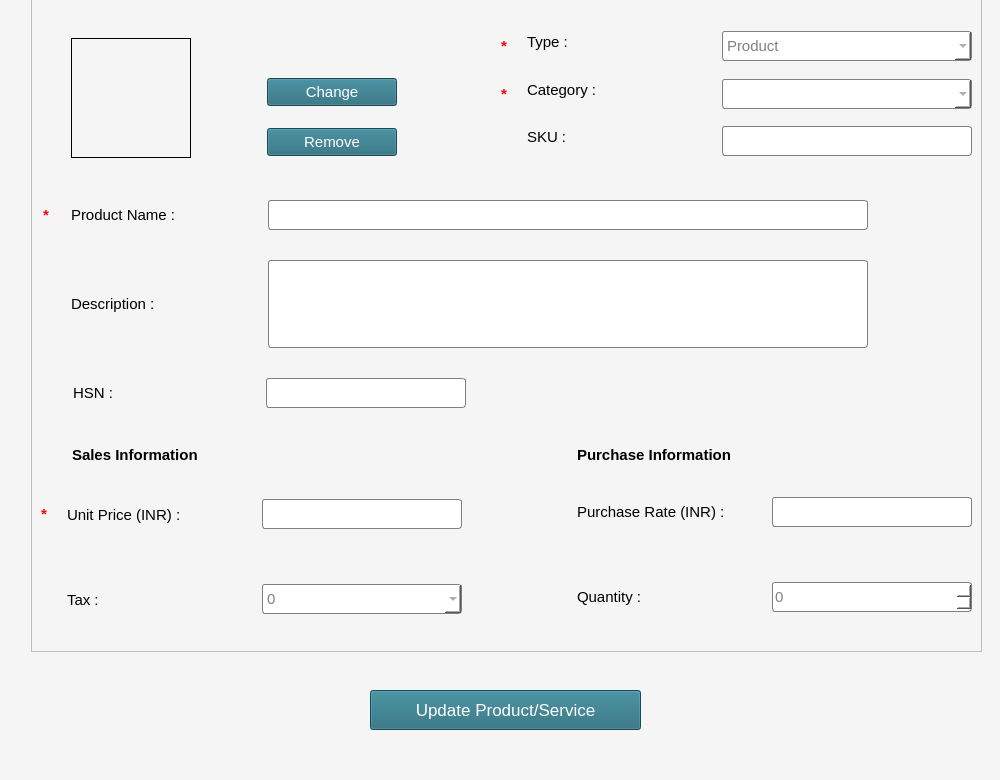
<?xml version="1.0" encoding="UTF-8"?>
<ui version="4.0">
 <class>MainWindow</class>
 <widget class="QMainWindow" name="MainWindow">
  <property name="geometry">
   <rect>
    <x>0</x>
    <y>0</y>
    <width>1000</width>
    <height>780</height>
   </rect>
  </property>
  <property name="minimumSize">
   <size>
    <width>1000</width>
    <height>780</height>
   </size>
  </property>
  <property name="maximumSize">
   <size>
    <width>1000</width>
    <height>780</height>
   </size>
  </property>
  <property name="windowTitle">
   <string>Update Product / Services</string>
  </property>
  <property name="styleSheet">
   <string notr="true">background-color: whitesmoke;</string>
  </property>
  <widget class="QWidget" name="centralwidget">
   <widget class="QPushButton" name="pushButton_5">
    <property name="geometry">
     <rect>
      <x>370</x>
      <y>690</y>
      <width>271</width>
      <height>40</height>
     </rect>
    </property>
    <property name="font">
     <font>
      <pointsize>13</pointsize>
     </font>
    </property>
    <property name="styleSheet">
     <string notr="true">background-color: rgb(33, 103, 120);
color:white;</string>
    </property>
    <property name="text">
     <string>Update Product/Service</string>
    </property>
    <property name="icon">
     <iconset resource="../add_new_comp.qrc">
      <normaloff>:/sample/Images/edit264.png</normaloff>:/sample/Images/edit264.png</iconset>
    </property>
    <property name="iconSize">
     <size>
      <width>25</width>
      <height>25</height>
     </size>
    </property>
   </widget>
   <widget class="QFrame" name="frame">
    <property name="geometry">
     <rect>
      <x>31</x>
      <y>-9</y>
      <width>951</width>
      <height>661</height>
     </rect>
    </property>
    <property name="font">
     <font>
      <pointsize>11</pointsize>
     </font>
    </property>
    <property name="styleSheet">
     <string notr="true"/>
    </property>
    <property name="frameShape">
     <enum>QFrame::StyledPanel</enum>
    </property>
    <property name="frameShadow">
     <enum>QFrame::Raised</enum>
    </property>
    <layout class="QGridLayout" name="gridLayout">
     <item row="0" column="0">
      <layout class="QVBoxLayout" name="verticalLayout">
       <property name="spacing">
        <number>15</number>
       </property>
       <item>
        <layout class="QHBoxLayout" name="horizontalLayout_17">
         <property name="topMargin">
          <number>15</number>
         </property>
         <property name="bottomMargin">
          <number>15</number>
         </property>
        </layout>
       </item>
       <item>
        <layout class="QHBoxLayout" name="horizontalLayout_18">
         <item>
          <spacer name="horizontalSpacer_11">
           <property name="orientation">
            <enum>Qt::Horizontal</enum>
           </property>
           <property name="sizeType">
            <enum>QSizePolicy::Fixed</enum>
           </property>
           <property name="sizeHint" stdset="0">
            <size>
             <width>30</width>
             <height>20</height>
            </size>
           </property>
          </spacer>
         </item>
         <item>
          <widget class="QLabel" name="label_32">
           <property name="minimumSize">
            <size>
             <width>120</width>
             <height>120</height>
            </size>
           </property>
           <property name="maximumSize">
            <size>
             <width>120</width>
             <height>120</height>
            </size>
           </property>
           <property name="font">
            <font>
             <pointsize>10</pointsize>
            </font>
           </property>
           <property name="styleSheet">
            <string notr="true">border:1px solid black;</string>
           </property>
           <property name="text">
            <string/>
           </property>
           <property name="pixmap">
            <pixmap resource="../add_new_comp.qrc">:/sample/hba.jpg</pixmap>
           </property>
           <property name="scaledContents">
            <bool>true</bool>
           </property>
          </widget>
         </item>
         <item>
          <spacer name="horizontalSpacer_4">
           <property name="orientation">
            <enum>Qt::Horizontal</enum>
           </property>
           <property name="sizeType">
            <enum>QSizePolicy::Fixed</enum>
           </property>
           <property name="sizeHint" stdset="0">
            <size>
             <width>61</width>
             <height>20</height>
            </size>
           </property>
          </spacer>
         </item>
         <item>
          <layout class="QVBoxLayout" name="verticalLayout_5">
           <item>
            <spacer name="verticalSpacer_2">
             <property name="orientation">
              <enum>Qt::Vertical</enum>
             </property>
             <property name="sizeType">
              <enum>QSizePolicy::Fixed</enum>
             </property>
             <property name="sizeHint" stdset="0">
              <size>
               <width>20</width>
               <height>40</height>
              </size>
             </property>
            </spacer>
           </item>
           <item>
            <widget class="QPushButton" name="pushButton_6">
             <property name="minimumSize">
              <size>
               <width>130</width>
               <height>28</height>
              </size>
             </property>
             <property name="maximumSize">
              <size>
               <width>130</width>
               <height>28</height>
              </size>
             </property>
             <property name="font">
              <font>
               <pointsize>11</pointsize>
              </font>
             </property>
             <property name="styleSheet">
              <string notr="true">background-color: rgb(33, 103, 120);
color:white;</string>
             </property>
             <property name="text">
              <string>Change</string>
             </property>
             <property name="icon">
              <iconset resource="../add_new_comp.qrc">
               <normaloff>:/sample/Images/gallery64.png</normaloff>:/sample/Images/gallery64.png</iconset>
             </property>
             <property name="iconSize">
              <size>
               <width>25</width>
               <height>25</height>
              </size>
             </property>
            </widget>
           </item>
           <item>
            <widget class="QPushButton" name="pushButton_7">
             <property name="minimumSize">
              <size>
               <width>130</width>
               <height>28</height>
              </size>
             </property>
             <property name="maximumSize">
              <size>
               <width>130</width>
               <height>28</height>
              </size>
             </property>
             <property name="font">
              <font>
               <pointsize>11</pointsize>
              </font>
             </property>
             <property name="styleSheet">
              <string notr="true">background-color: rgb(33, 103, 120);
color:white;</string>
             </property>
             <property name="text">
              <string>Remove</string>
             </property>
             <property name="icon">
              <iconset resource="../add_new_comp.qrc">
               <normaloff>:/sample/Images/delete264.png</normaloff>:/sample/Images/delete264.png</iconset>
             </property>
             <property name="iconSize">
              <size>
               <width>25</width>
               <height>25</height>
              </size>
             </property>
            </widget>
           </item>
          </layout>
         </item>
         <item>
          <spacer name="horizontalSpacer_3">
           <property name="orientation">
            <enum>Qt::Horizontal</enum>
           </property>
           <property name="sizeHint" stdset="0">
            <size>
             <width>40</width>
             <height>20</height>
            </size>
           </property>
          </spacer>
         </item>
         <item>
          <layout class="QVBoxLayout" name="verticalLayout_2">
           <property name="bottomMargin">
            <number>15</number>
           </property>
           <item>
            <layout class="QHBoxLayout" name="horizontalLayout_3">
             <property name="bottomMargin">
              <number>15</number>
             </property>
             <item>
              <widget class="QLabel" name="label_26">
               <property name="minimumSize">
                <size>
                 <width>11</width>
                 <height>30</height>
                </size>
               </property>
               <property name="maximumSize">
                <size>
                 <width>11</width>
                 <height>30</height>
                </size>
               </property>
               <property name="font">
                <font>
                 <pointsize>11</pointsize>
                 <weight>75</weight>
                 <bold>true</bold>
                </font>
               </property>
               <property name="styleSheet">
                <string notr="true">color:red;</string>
               </property>
               <property name="text">
                <string>*</string>
               </property>
              </widget>
             </item>
             <item>
              <widget class="QLabel" name="label_4">
               <property name="minimumSize">
                <size>
                 <width>180</width>
                 <height>22</height>
                </size>
               </property>
               <property name="maximumSize">
                <size>
                 <width>180</width>
                 <height>16777215</height>
                </size>
               </property>
               <property name="font">
                <font>
                 <pointsize>11</pointsize>
                </font>
               </property>
               <property name="text">
                <string>Type :</string>
               </property>
              </widget>
             </item>
             <item>
              <widget class="QComboBox" name="comboBox_2">
               <property name="minimumSize">
                <size>
                 <width>200</width>
                 <height>30</height>
                </size>
               </property>
               <property name="font">
                <font>
                 <pointsize>11</pointsize>
                </font>
               </property>
               <property name="styleSheet">
                <string notr="true">border-radius:3px;
border:1px solid gray;
background-color:white;
color:gray;
</string>
               </property>
               <property name="editable">
                <bool>false</bool>
               </property>
               <item>
                <property name="text">
                 <string>Product</string>
                </property>
               </item>
               <item>
                <property name="text">
                 <string>Service</string>
                </property>
               </item>
              </widget>
             </item>
            </layout>
           </item>
           <item>
            <layout class="QHBoxLayout" name="horizontalLayout_4">
             <property name="topMargin">
              <number>3</number>
             </property>
             <property name="bottomMargin">
              <number>15</number>
             </property>
             <item>
              <widget class="QLabel" name="label_28">
               <property name="minimumSize">
                <size>
                 <width>11</width>
                 <height>30</height>
                </size>
               </property>
               <property name="maximumSize">
                <size>
                 <width>11</width>
                 <height>30</height>
                </size>
               </property>
               <property name="font">
                <font>
                 <pointsize>11</pointsize>
                 <weight>75</weight>
                 <bold>true</bold>
                </font>
               </property>
               <property name="styleSheet">
                <string notr="true">color:red;</string>
               </property>
               <property name="text">
                <string>*</string>
               </property>
              </widget>
             </item>
             <item>
              <widget class="QLabel" name="label_5">
               <property name="minimumSize">
                <size>
                 <width>180</width>
                 <height>22</height>
                </size>
               </property>
               <property name="maximumSize">
                <size>
                 <width>180</width>
                 <height>16777215</height>
                </size>
               </property>
               <property name="font">
                <font>
                 <pointsize>11</pointsize>
                </font>
               </property>
               <property name="text">
                <string>Category :</string>
               </property>
              </widget>
             </item>
             <item>
              <widget class="QComboBox" name="comboBox_3">
               <property name="minimumSize">
                <size>
                 <width>200</width>
                 <height>30</height>
                </size>
               </property>
               <property name="font">
                <font>
                 <pointsize>11</pointsize>
                </font>
               </property>
               <property name="styleSheet">
                <string notr="true">border-radius:3px;
border:1px solid gray;
background-color:white;
color:gray;
</string>
               </property>
               <property name="editable">
                <bool>true</bool>
               </property>
              </widget>
             </item>
            </layout>
           </item>
           <item>
            <layout class="QHBoxLayout" name="horizontalLayout_24">
             <property name="topMargin">
              <number>5</number>
             </property>
             <property name="bottomMargin">
              <number>15</number>
             </property>
             <item>
              <widget class="QLabel" name="label_36">
               <property name="minimumSize">
                <size>
                 <width>11</width>
                 <height>30</height>
                </size>
               </property>
               <property name="maximumSize">
                <size>
                 <width>11</width>
                 <height>30</height>
                </size>
               </property>
               <property name="font">
                <font>
                 <pointsize>11</pointsize>
                 <weight>75</weight>
                 <bold>true</bold>
                </font>
               </property>
               <property name="styleSheet">
                <string notr="true">color:red;</string>
               </property>
               <property name="text">
                <string/>
               </property>
              </widget>
             </item>
             <item>
              <widget class="QLabel" name="label_41">
               <property name="minimumSize">
                <size>
                 <width>180</width>
                 <height>22</height>
                </size>
               </property>
               <property name="maximumSize">
                <size>
                 <width>180</width>
                 <height>16777215</height>
                </size>
               </property>
               <property name="font">
                <font>
                 <pointsize>11</pointsize>
                </font>
               </property>
               <property name="text">
                <string>SKU :</string>
               </property>
              </widget>
             </item>
             <item>
              <widget class="QLineEdit" name="lineEdit_13">
               <property name="sizePolicy">
                <sizepolicy hsizetype="Fixed" vsizetype="Fixed">
                 <horstretch>0</horstretch>
                 <verstretch>0</verstretch>
                </sizepolicy>
               </property>
               <property name="minimumSize">
                <size>
                 <width>250</width>
                 <height>30</height>
                </size>
               </property>
               <property name="maximumSize">
                <size>
                 <width>250</width>
                 <height>30</height>
                </size>
               </property>
               <property name="font">
                <font>
                 <pointsize>11</pointsize>
                </font>
               </property>
               <property name="styleSheet">
                <string notr="true">border-radius:3px;
border:1px solid gray;
background-color:white;
color:gray;
</string>
               </property>
              </widget>
             </item>
            </layout>
           </item>
          </layout>
         </item>
        </layout>
       </item>
       <item>
        <layout class="QHBoxLayout" name="horizontalLayout_23">
         <property name="topMargin">
          <number>20</number>
         </property>
         <property name="bottomMargin">
          <number>15</number>
         </property>
         <item>
          <widget class="QLabel" name="label_35">
           <property name="minimumSize">
            <size>
             <width>11</width>
             <height>30</height>
            </size>
           </property>
           <property name="maximumSize">
            <size>
             <width>11</width>
             <height>30</height>
            </size>
           </property>
           <property name="font">
            <font>
             <pointsize>11</pointsize>
             <weight>75</weight>
             <bold>true</bold>
            </font>
           </property>
           <property name="styleSheet">
            <string notr="true">color:red;</string>
           </property>
           <property name="text">
            <string>*</string>
           </property>
          </widget>
         </item>
         <item>
          <widget class="QLabel" name="label_40">
           <property name="minimumSize">
            <size>
             <width>180</width>
             <height>22</height>
            </size>
           </property>
           <property name="maximumSize">
            <size>
             <width>180</width>
             <height>16777215</height>
            </size>
           </property>
           <property name="font">
            <font>
             <pointsize>11</pointsize>
            </font>
           </property>
           <property name="text">
            <string>Product Name :</string>
           </property>
          </widget>
         </item>
         <item>
          <widget class="QLineEdit" name="lineEdit_12">
           <property name="sizePolicy">
            <sizepolicy hsizetype="Fixed" vsizetype="Fixed">
             <horstretch>0</horstretch>
             <verstretch>0</verstretch>
            </sizepolicy>
           </property>
           <property name="minimumSize">
            <size>
             <width>250</width>
             <height>30</height>
            </size>
           </property>
           <property name="maximumSize">
            <size>
             <width>600</width>
             <height>30</height>
            </size>
           </property>
           <property name="font">
            <font>
             <pointsize>11</pointsize>
            </font>
           </property>
           <property name="styleSheet">
            <string notr="true">border-radius:3px;
border:1px solid gray;
background-color:white;
color:gray;
</string>
           </property>
          </widget>
         </item>
         <item>
          <spacer name="horizontalSpacer_6">
           <property name="orientation">
            <enum>Qt::Horizontal</enum>
           </property>
           <property name="sizeType">
            <enum>QSizePolicy::Fixed</enum>
           </property>
           <property name="sizeHint" stdset="0">
            <size>
             <width>100</width>
             <height>20</height>
            </size>
           </property>
          </spacer>
         </item>
        </layout>
       </item>
       <item>
        <layout class="QHBoxLayout" name="horizontalLayout_8">
         <property name="bottomMargin">
          <number>15</number>
         </property>
         <item>
          <widget class="QLabel" name="label_29">
           <property name="enabled">
            <bool>true</bool>
           </property>
           <property name="minimumSize">
            <size>
             <width>11</width>
             <height>30</height>
            </size>
           </property>
           <property name="maximumSize">
            <size>
             <width>11</width>
             <height>30</height>
            </size>
           </property>
           <property name="font">
            <font>
             <pointsize>11</pointsize>
             <weight>75</weight>
             <bold>true</bold>
            </font>
           </property>
           <property name="styleSheet">
            <string notr="true">color:red;</string>
           </property>
           <property name="text">
            <string/>
           </property>
          </widget>
         </item>
         <item>
          <widget class="QLabel" name="label_6">
           <property name="minimumSize">
            <size>
             <width>180</width>
             <height>88</height>
            </size>
           </property>
           <property name="maximumSize">
            <size>
             <width>180</width>
             <height>88</height>
            </size>
           </property>
           <property name="font">
            <font>
             <pointsize>11</pointsize>
            </font>
           </property>
           <property name="text">
            <string>Description :</string>
           </property>
          </widget>
         </item>
         <item>
          <widget class="QTextEdit" name="textEdit">
           <property name="minimumSize">
            <size>
             <width>200</width>
             <height>88</height>
            </size>
           </property>
           <property name="maximumSize">
            <size>
             <width>600</width>
             <height>88</height>
            </size>
           </property>
           <property name="font">
            <font>
             <pointsize>11</pointsize>
            </font>
           </property>
           <property name="styleSheet">
            <string notr="true">border-radius:3px;
border:1px solid gray;
background-color:white;
color:gray;</string>
           </property>
          </widget>
         </item>
         <item>
          <spacer name="horizontalSpacer_7">
           <property name="orientation">
            <enum>Qt::Horizontal</enum>
           </property>
           <property name="sizeType">
            <enum>QSizePolicy::Fixed</enum>
           </property>
           <property name="sizeHint" stdset="0">
            <size>
             <width>100</width>
             <height>20</height>
            </size>
           </property>
          </spacer>
         </item>
        </layout>
       </item>
       <item>
        <layout class="QHBoxLayout" name="horizontalLayout_16">
         <property name="bottomMargin">
          <number>15</number>
         </property>
         <item>
          <widget class="QLabel" name="label_24">
           <property name="minimumSize">
            <size>
             <width>11</width>
             <height>30</height>
            </size>
           </property>
           <property name="maximumSize">
            <size>
             <width>11</width>
             <height>30</height>
            </size>
           </property>
           <property name="font">
            <font>
             <pointsize>11</pointsize>
             <weight>75</weight>
             <bold>true</bold>
            </font>
           </property>
           <property name="styleSheet">
            <string notr="true">color:red;</string>
           </property>
           <property name="text">
            <string/>
           </property>
          </widget>
         </item>
         <item>
          <widget class="QLabel" name="label_21">
           <property name="minimumSize">
            <size>
             <width>175</width>
             <height>22</height>
            </size>
           </property>
           <property name="maximumSize">
            <size>
             <width>175</width>
             <height>16777215</height>
            </size>
           </property>
           <property name="font">
            <font>
             <pointsize>11</pointsize>
            </font>
           </property>
           <property name="text">
            <string>HSN :</string>
           </property>
          </widget>
         </item>
         <item>
          <widget class="QLineEdit" name="lineEdit_8">
           <property name="sizePolicy">
            <sizepolicy hsizetype="Fixed" vsizetype="Fixed">
             <horstretch>0</horstretch>
             <verstretch>0</verstretch>
            </sizepolicy>
           </property>
           <property name="minimumSize">
            <size>
             <width>200</width>
             <height>30</height>
            </size>
           </property>
           <property name="maximumSize">
            <size>
             <width>200</width>
             <height>30</height>
            </size>
           </property>
           <property name="font">
            <font>
             <pointsize>11</pointsize>
            </font>
           </property>
           <property name="styleSheet">
            <string notr="true">border-radius:3px;
border:1px solid gray;
background-color:white;
color:gray;
</string>
           </property>
          </widget>
         </item>
         <item>
          <spacer name="horizontalSpacer">
           <property name="orientation">
            <enum>Qt::Horizontal</enum>
           </property>
           <property name="sizeType">
            <enum>QSizePolicy::Fixed</enum>
           </property>
           <property name="sizeHint" stdset="0">
            <size>
             <width>500</width>
             <height>20</height>
            </size>
           </property>
          </spacer>
         </item>
        </layout>
       </item>
       <item>
        <layout class="QHBoxLayout" name="horizontalLayout">
         <item>
          <spacer name="horizontalSpacer_5">
           <property name="orientation">
            <enum>Qt::Horizontal</enum>
           </property>
           <property name="sizeType">
            <enum>QSizePolicy::Fixed</enum>
           </property>
           <property name="sizeHint" stdset="0">
            <size>
             <width>25</width>
             <height>20</height>
            </size>
           </property>
          </spacer>
         </item>
         <item>
          <widget class="QLabel" name="label">
           <property name="minimumSize">
            <size>
             <width>389</width>
             <height>34</height>
            </size>
           </property>
           <property name="maximumSize">
            <size>
             <width>389</width>
             <height>34</height>
            </size>
           </property>
           <property name="font">
            <font>
             <pointsize>11</pointsize>
             <weight>75</weight>
             <bold>true</bold>
            </font>
           </property>
           <property name="text">
            <string>Sales Information</string>
           </property>
          </widget>
         </item>
         <item>
          <spacer name="horizontalSpacer_2">
           <property name="orientation">
            <enum>Qt::Horizontal</enum>
           </property>
           <property name="sizeType">
            <enum>QSizePolicy::Fixed</enum>
           </property>
           <property name="sizeHint" stdset="0">
            <size>
             <width>95</width>
             <height>20</height>
            </size>
           </property>
          </spacer>
         </item>
         <item>
          <widget class="QLabel" name="label_2">
           <property name="minimumSize">
            <size>
             <width>389</width>
             <height>34</height>
            </size>
           </property>
           <property name="maximumSize">
            <size>
             <width>389</width>
             <height>34</height>
            </size>
           </property>
           <property name="font">
            <font>
             <pointsize>11</pointsize>
             <weight>75</weight>
             <bold>true</bold>
            </font>
           </property>
           <property name="text">
            <string>Purchase Information</string>
           </property>
          </widget>
         </item>
        </layout>
       </item>
       <item>
        <layout class="QHBoxLayout" name="horizontalLayout_19">
         <property name="bottomMargin">
          <number>15</number>
         </property>
         <item>
          <widget class="QLabel" name="label_31">
           <property name="minimumSize">
            <size>
             <width>11</width>
             <height>30</height>
            </size>
           </property>
           <property name="maximumSize">
            <size>
             <width>11</width>
             <height>30</height>
            </size>
           </property>
           <property name="font">
            <font>
             <pointsize>11</pointsize>
             <weight>75</weight>
             <bold>true</bold>
            </font>
           </property>
           <property name="styleSheet">
            <string notr="true">color:red;</string>
           </property>
           <property name="text">
            <string>*</string>
           </property>
          </widget>
         </item>
         <item>
          <widget class="QLabel" name="label_23">
           <property name="minimumSize">
            <size>
             <width>180</width>
             <height>22</height>
            </size>
           </property>
           <property name="maximumSize">
            <size>
             <width>180</width>
             <height>16777215</height>
            </size>
           </property>
           <property name="font">
            <font>
             <pointsize>11</pointsize>
            </font>
           </property>
           <property name="text">
            <string>Unit Price (INR) :</string>
           </property>
          </widget>
         </item>
         <item>
          <widget class="QLineEdit" name="lineEdit_9">
           <property name="sizePolicy">
            <sizepolicy hsizetype="Fixed" vsizetype="Fixed">
             <horstretch>0</horstretch>
             <verstretch>0</verstretch>
            </sizepolicy>
           </property>
           <property name="minimumSize">
            <size>
             <width>200</width>
             <height>30</height>
            </size>
           </property>
           <property name="maximumSize">
            <size>
             <width>200</width>
             <height>30</height>
            </size>
           </property>
           <property name="font">
            <font>
             <pointsize>11</pointsize>
            </font>
           </property>
           <property name="styleSheet">
            <string notr="true">border-radius:3px;
border:1px solid gray;
background-color:white;
color:gray;
</string>
           </property>
          </widget>
         </item>
         <item>
          <spacer name="horizontalSpacer_8">
           <property name="orientation">
            <enum>Qt::Horizontal</enum>
           </property>
           <property name="sizeHint" stdset="0">
            <size>
             <width>40</width>
             <height>20</height>
            </size>
           </property>
          </spacer>
         </item>
         <item>
          <layout class="QHBoxLayout" name="horizontalLayout_21">
           <property name="topMargin">
            <number>10</number>
           </property>
           <property name="bottomMargin">
            <number>15</number>
           </property>
           <item>
            <widget class="QLabel" name="label_37">
             <property name="minimumSize">
              <size>
               <width>11</width>
               <height>30</height>
              </size>
             </property>
             <property name="maximumSize">
              <size>
               <width>11</width>
               <height>30</height>
              </size>
             </property>
             <property name="font">
              <font>
               <pointsize>11</pointsize>
               <weight>75</weight>
               <bold>true</bold>
              </font>
             </property>
             <property name="styleSheet">
              <string notr="true">color:red;</string>
             </property>
             <property name="text">
              <string/>
             </property>
            </widget>
           </item>
           <item>
            <widget class="QLabel" name="label_25">
             <property name="minimumSize">
              <size>
               <width>180</width>
               <height>22</height>
              </size>
             </property>
             <property name="maximumSize">
              <size>
               <width>180</width>
               <height>16777215</height>
              </size>
             </property>
             <property name="font">
              <font>
               <pointsize>11</pointsize>
              </font>
             </property>
             <property name="text">
              <string>Purchase Rate (INR) :</string>
             </property>
            </widget>
           </item>
           <item>
            <widget class="QLineEdit" name="lineEdit_11">
             <property name="sizePolicy">
              <sizepolicy hsizetype="Fixed" vsizetype="Fixed">
               <horstretch>0</horstretch>
               <verstretch>0</verstretch>
              </sizepolicy>
             </property>
             <property name="minimumSize">
              <size>
               <width>200</width>
               <height>30</height>
              </size>
             </property>
             <property name="maximumSize">
              <size>
               <width>200</width>
               <height>30</height>
              </size>
             </property>
             <property name="font">
              <font>
               <pointsize>11</pointsize>
              </font>
             </property>
             <property name="styleSheet">
              <string notr="true">border-radius:3px;
border:1px solid gray;
background-color:white;
color:gray;
</string>
             </property>
            </widget>
           </item>
          </layout>
         </item>
        </layout>
       </item>
       <item>
        <layout class="QHBoxLayout" name="horizontalLayout_20">
         <property name="bottomMargin">
          <number>15</number>
         </property>
         <item>
          <widget class="QLabel" name="label_33">
           <property name="minimumSize">
            <size>
             <width>11</width>
             <height>30</height>
            </size>
           </property>
           <property name="maximumSize">
            <size>
             <width>11</width>
             <height>30</height>
            </size>
           </property>
           <property name="font">
            <font>
             <pointsize>11</pointsize>
             <weight>75</weight>
             <bold>true</bold>
            </font>
           </property>
           <property name="styleSheet">
            <string notr="true">color:red;</string>
           </property>
           <property name="text">
            <string/>
           </property>
          </widget>
         </item>
         <item>
          <widget class="QLabel" name="label_34">
           <property name="minimumSize">
            <size>
             <width>180</width>
             <height>22</height>
            </size>
           </property>
           <property name="maximumSize">
            <size>
             <width>180</width>
             <height>16777215</height>
            </size>
           </property>
           <property name="font">
            <font>
             <pointsize>11</pointsize>
            </font>
           </property>
           <property name="text">
            <string>Tax :</string>
           </property>
          </widget>
         </item>
         <item>
          <widget class="QComboBox" name="comboBox_4">
           <property name="minimumSize">
            <size>
             <width>200</width>
             <height>30</height>
            </size>
           </property>
           <property name="maximumSize">
            <size>
             <width>200</width>
             <height>30</height>
            </size>
           </property>
           <property name="font">
            <font>
             <pointsize>11</pointsize>
            </font>
           </property>
           <property name="styleSheet">
            <string notr="true">border-radius:3px;
border:1px solid gray;
background-color:white;
color:gray;
</string>
           </property>
           <property name="editable">
            <bool>false</bool>
           </property>
           <item>
            <property name="text">
             <string>0</string>
            </property>
           </item>
           <item>
            <property name="text">
             <string>1% GST</string>
            </property>
           </item>
           <item>
            <property name="text">
             <string>3% GST</string>
            </property>
           </item>
           <item>
            <property name="text">
             <string>5% GST</string>
            </property>
           </item>
           <item>
            <property name="text">
             <string>12% GST</string>
            </property>
           </item>
           <item>
            <property name="text">
             <string>18% GST</string>
            </property>
           </item>
           <item>
            <property name="text">
             <string>28% GST</string>
            </property>
           </item>
          </widget>
         </item>
         <item>
          <spacer name="horizontalSpacer_9">
           <property name="orientation">
            <enum>Qt::Horizontal</enum>
           </property>
           <property name="sizeType">
            <enum>QSizePolicy::Expanding</enum>
           </property>
           <property name="sizeHint" stdset="0">
            <size>
             <width>40</width>
             <height>20</height>
            </size>
           </property>
          </spacer>
         </item>
         <item>
          <layout class="QHBoxLayout" name="horizontalLayout_6">
           <property name="topMargin">
            <number>10</number>
           </property>
           <property name="bottomMargin">
            <number>15</number>
           </property>
           <item>
            <widget class="QLabel" name="label_27">
             <property name="minimumSize">
              <size>
               <width>11</width>
               <height>30</height>
              </size>
             </property>
             <property name="maximumSize">
              <size>
               <width>11</width>
               <height>30</height>
              </size>
             </property>
             <property name="font">
              <font>
               <pointsize>11</pointsize>
               <weight>75</weight>
               <bold>true</bold>
              </font>
             </property>
             <property name="styleSheet">
              <string notr="true">color:red;</string>
             </property>
             <property name="text">
              <string/>
             </property>
            </widget>
           </item>
           <item>
            <widget class="QLabel" name="label_8">
             <property name="minimumSize">
              <size>
               <width>180</width>
               <height>22</height>
              </size>
             </property>
             <property name="maximumSize">
              <size>
               <width>180</width>
               <height>16777215</height>
              </size>
             </property>
             <property name="font">
              <font>
               <pointsize>11</pointsize>
              </font>
             </property>
             <property name="text">
              <string>Quantity :</string>
             </property>
            </widget>
           </item>
           <item>
            <widget class="QSpinBox" name="spinBox">
             <property name="minimumSize">
              <size>
               <width>200</width>
               <height>30</height>
              </size>
             </property>
             <property name="maximumSize">
              <size>
               <width>200</width>
               <height>30</height>
              </size>
             </property>
             <property name="font">
              <font>
               <pointsize>11</pointsize>
              </font>
             </property>
             <property name="styleSheet">
              <string notr="true">border-radius:3px;
border:1px solid gray;
background-color:white;
color:gray;</string>
             </property>
             <property name="maximum">
              <number>1000000000</number>
             </property>
            </widget>
           </item>
          </layout>
         </item>
        </layout>
       </item>
      </layout>
     </item>
    </layout>
   </widget>
  </widget>
  <widget class="QMenuBar" name="menubar">
   <property name="geometry">
    <rect>
     <x>0</x>
     <y>0</y>
     <width>1000</width>
     <height>26</height>
    </rect>
   </property>
  </widget>
  <widget class="QStatusBar" name="statusbar">
   <property name="styleSheet">
    <string notr="true"/>
   </property>
  </widget>
 </widget>
 <resources>
  <include location="../add_new_comp.qrc"/>
 </resources>
 <connections/>
</ui>
